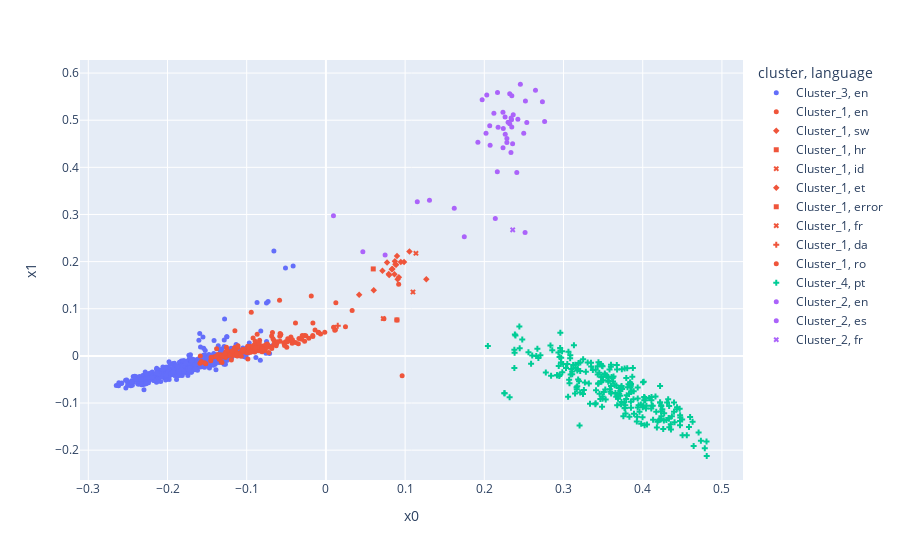

The notebook cell this image was saved under:
### Code cell
import plotly.express as px

fig = px.scatter(df, y="x1", x="x0", color="cluster", symbol="language")
fig.update_traces(marker_size=5)
fig.show()

### Figure 1 — Plotly figure (JSON) as saved in the notebook; plotly's stock layout.template omitted (floating-point values rounded to 4 significant figures; data arrays with more than 128 entries replaced by an {"elided": "..."} marker saying what was removed)
{"data": [{"hovertemplate": "cluster=Cluster_3<br>language=en<br>x0=%{x}<br>x1=%{y}<extra></extra>", "legendgroup": "Cluster_3, en", "marker": {"color": "#636efa", "size": 5, "symbol": "circle"}, "mode": "markers", "name": "Cluster_3, en", "orientation": "v", "showlegend": true, "type": "scatter", "x": {"elided": "518 float values"}, "xaxis": "x", "y": {"elided": "518 float values"}, "yaxis": "y"}, {"hovertemplate": "cluster=Cluster_1<br>language=en<br>x0=%{x}<br>x1=%{y}<extra></extra>", "legendgroup": "Cluster_1, en", "marker": {"color": "#EF553B", "size": 5, "symbol": "circle"}, "mode": "markers", "name": "Cluster_1, en", "orientation": "v", "showlegend": true, "type": "scatter", "x": {"elided": "159 float values"}, "xaxis": "x", "y": {"elided": "159 float values"}, "yaxis": "y"}, {"hovertemplate": "cluster=Cluster_1<br>language=sw<br>x0=%{x}<br>x1=%{y}<extra></extra>", "legendgroup": "Cluster_1, sw", "marker": {"color": "#EF553B", "size": 5, "symbol": "diamond"}, "mode": "markers", "name": "Cluster_1, sw", "orientation": "v", "showlegend": true, "type": "scatter", "x": [0.06039, 0.1055, 0.04199, 0.09209, 0.09056, 0.1268], "xaxis": "x", "y": [0.1391, 0.2213, 0.1296, 0.1669, 0.1628, 0.1626], "yaxis": "y"}, {"hovertemplate": "cluster=Cluster_1<br>language=hr<br>x0=%{x}<br>x1=%{y}<extra></extra>", "legendgroup": "Cluster_1, hr", "marker": {"color": "#EF553B", "size": 5, "symbol": "square"}, "mode": "markers", "name": "Cluster_1, hr", "orientation": "v", "showlegend": true, "type": "scatter", "x": [0.05978], "xaxis": "x", "y": [0.1845], "yaxis": "y"}, {"hovertemplate": "cluster=Cluster_1<br>language=id<br>x0=%{x}<br>x1=%{y}<extra></extra>", "legendgroup": "Cluster_1, id", "marker": {"color": "#EF553B", "size": 5, "symbol": "x"}, "mode": "markers", "name": "Cluster_1, id", "orientation": "v", "showlegend": true, "type": "scatter", "x": [0.1137, 0.1099], "xaxis": "x", "y": [0.2176, 0.1356], "yaxis": "y"}, {"hovertemplate": "cluster=Cluster_1<br>language=et<br>x0=%{x}<br>x1=%{y}<extra></extra>", "legendgroup": "Cluster_1, et", "marker": {"color": "#EF553B", "size": 5, "symbol": "diamond"}, "mode": "markers", "name": "Cluster_1, et", "orientation": "v", "showlegend": true, "type": "scatter", "x": [0.08979, 0.0987, 0.08863, 0.07719, 0.07137, 0.08311, 0.08402, 0.07931, 0.08776, 0.07992, 0.09461, 0.08707, 0.08657], "xaxis": "x", "y": [0.212, 0.1994, 0.1934, 0.198, 0.1804, 0.1839, 0.1841, 0.174, 0.1941, 0.1714, 0.1992, 0.2008, 0.1733], "yaxis": "y"}, {"hovertemplate": "cluster=Cluster_1<br>language=error<br>x0=%{x}<br>x1=%{y}<extra></extra>", "legendgroup": "Cluster_1, error", "marker": {"color": "#EF553B", "size": 5, "symbol": "square"}, "mode": "markers", "name": "Cluster_1, error", "orientation": "v", "showlegend": true, "type": "scatter", "x": [0.08966], "xaxis": "x", "y": [0.07631], "yaxis": "y"}, {"hovertemplate": "cluster=Cluster_1<br>language=fr<br>x0=%{x}<br>x1=%{y}<extra></extra>", "legendgroup": "Cluster_1, fr", "marker": {"color": "#EF553B", "size": 5, "symbol": "x"}, "mode": "markers", "name": "Cluster_1, fr", "orientation": "v", "showlegend": true, "type": "scatter", "x": [0.07238], "xaxis": "x", "y": [0.07921], "yaxis": "y"}, {"hovertemplate": "cluster=Cluster_1<br>language=da<br>x0=%{x}<br>x1=%{y}<extra></extra>", "legendgroup": "Cluster_1, da", "marker": {"color": "#EF553B", "size": 5, "symbol": "cross"}, "mode": "markers", "name": "Cluster_1, da", "orientation": "v", "showlegend": true, "type": "scatter", "x": [0.01495], "xaxis": "x", "y": [0.06416], "yaxis": "y"}, {"hovertemplate": "cluster=Cluster_1<br>language=ro<br>x0=%{x}<br>x1=%{y}<extra></extra>", "legendgroup": "Cluster_1, ro", "marker": {"color": "#EF553B", "size": 5, "symbol": "circle"}, "mode": "markers", "name": "Cluster_1, ro", "orientation": "v", "showlegend": true, "type": "scatter", "x": [0.08966], "xaxis": "x", "y": [0.07631], "yaxis": "y"}, {"hovertemplate": "cluster=Cluster_4<br>language=pt<br>x0=%{x}<br>x1=%{y}<extra></extra>", "legendgroup": "Cluster_4, pt", "marker": {"color": "#00cc96", "size": 5, "symbol": "cross"}, "mode": "markers", "name": "Cluster_4, pt", "orientation": "v", "showlegend": true, "type": "scatter", "x": {"elided": "251 float values"}, "xaxis": "x", "y": {"elided": "251 float values"}, "yaxis": "y"}, {"hovertemplate": "cluster=Cluster_2<br>language=en<br>x0=%{x}<br>x1=%{y}<extra></extra>", "legendgroup": "Cluster_2, en", "marker": {"color": "#ab63fa", "size": 5, "symbol": "circle"}, "mode": "markers", "name": "Cluster_2, en", "orientation": "v", "showlegend": true, "type": "scatter", "x": [0.009529, 0.04664, 0.1154], "xaxis": "x", "y": [0.2975, 0.221, 0.3272], "yaxis": "y"}, {"hovertemplate": "cluster=Cluster_2<br>language=es<br>x0=%{x}<br>x1=%{y}<extra></extra>", "legendgroup": "Cluster_2, es", "marker": {"color": "#ab63fa", "size": 5, "symbol": "circle"}, "mode": "markers", "name": "Cluster_2, es", "orientation": "v", "showlegend": true, "type": "scatter", "x": [0.2235, 0.2344, 0.2519, 0.2321, 0.2734, 0.2455, 0.2031, 0.2365, 0.2761, 0.2236, 0.241, 0.1973, 0.2068, 0.2285, 0.2285, 0.2424, 0.2336, 0.2022, 0.2357, 0.1308, 0.2321, 0.2139, 0.2646, 0.2338, 0.2121, 0.2347, 0.2536, 0.2262, 0.1747, 0.23, 0.224, 0.2498, 0.2347, 0.162, 0.2174, 0.2164, 0.2167, 0.2264, 0.07473, 0.1919, 0.2073, 0.2515], "xaxis": "x", "y": [0.5167, 0.5011, 0.5408, 0.4924, 0.5391, 0.5765, 0.5533, 0.5115, 0.497, 0.4413, 0.3889, 0.5436, 0.4881, 0.4524, 0.4611, 0.502, 0.4312, 0.4723, 0.4502, 0.3304, 0.5561, 0.2916, 0.5634, 0.5044, 0.5148, 0.5517, 0.4953, 0.5069, 0.2526, 0.4957, 0.4822, 0.4721, 0.4857, 0.3129, 0.485, 0.3906, 0.5586, 0.4702, 0.2138, 0.453, 0.4466, 0.2617], "yaxis": "y"}, {"hovertemplate": "cluster=Cluster_2<br>language=fr<br>x0=%{x}<br>x1=%{y}<extra></extra>", "legendgroup": "Cluster_2, fr", "marker": {"color": "#ab63fa", "size": 5, "symbol": "x"}, "mode": "markers", "name": "Cluster_2, fr", "orientation": "v", "showlegend": true, "type": "scatter", "x": [0.2359], "xaxis": "x", "y": [0.2673], "yaxis": "y"}], "layout": {"legend": {"title": {"text": "cluster, language"}, "tracegroupgap": 0}, "margin": {"t": 60}, "xaxis": {"anchor": "y", "domain": [0, 1], "title": {"text": "x0"}}, "yaxis": {"anchor": "x", "domain": [0, 1], "title": {"text": "x1"}}}}
